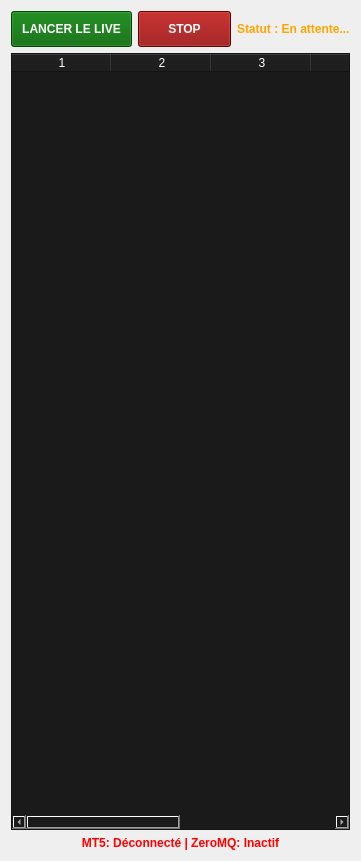
<?xml version="1.0" encoding="UTF-8"?>
<ui version="4.0">
 <class>live_tab</class>
 <widget class="QWidget" name="live_tab">
  <property name="geometry">
   <rect>
    <x>0</x>
    <y>0</y>
    <width>361</width>
    <height>861</height>
   </rect>
  </property>
  <property name="minimumSize">
   <size>
    <width>0</width>
    <height>0</height>
   </size>
  </property>
  <layout class="QVBoxLayout" name="main_layout">
   <item>
    <layout class="QHBoxLayout">
     <item>
      <widget class="QPushButton" name="btn_start">
       <property name="styleSheet">
        <string>background:#006400;color:white;font-weight:bold;padding:10px;</string>
       </property>
       <property name="text">
        <string>LANCER LE LIVE</string>
       </property>
      </widget>
     </item>
     <item>
      <widget class="QPushButton" name="btn_stop">
       <property name="styleSheet">
        <string>background:#8B0000;color:white;font-weight:bold;padding:10px;</string>
       </property>
       <property name="text">
        <string>STOP</string>
       </property>
      </widget>
     </item>
     <item>
      <widget class="QLabel" name="status_label">
       <property name="styleSheet">
        <string>color:orange;font-weight:bold;</string>
       </property>
       <property name="text">
        <string>Statut : En attente...</string>
       </property>
      </widget>
     </item>
    </layout>
   </item>
   <item>
    <layout class="QVBoxLayout" name="view">
     <property name="minimumSize" stdset="0">
      <size>
       <width>0</width>
       <height>500</height>
      </size>
     </property>
    </layout>
   </item>
   <item>
    <widget class="QTableWidget" name="signal_table">
     <property name="styleSheet">
      <string>background:#1a1a1a;color:white;</string>
     </property>
     <property name="columnCount">
      <number>6</number>
     </property>
     <property name="horizontalHeaderLabels" stdset="0">
      <stringlist>
       <string>Heure</string>
       <string>Symbole</string>
       <string>Source</string>
       <string>Signal</string>
       <string>Proba</string>
       <string>Statut</string>
      </stringlist>
     </property>
     <column/>
     <column/>
     <column/>
     <column/>
     <column/>
     <column/>
    </widget>
   </item>
   <item>
    <widget class="QLabel" name="live_status">
     <property name="styleSheet">
      <string>color: red; font-weight: bold;</string>
     </property>
     <property name="text">
      <string>MT5: Déconnecté | ZeroMQ: Inactif</string>
     </property>
     <property name="alignment">
      <set>Qt::AlignCenter</set>
     </property>
    </widget>
   </item>
  </layout>
 </widget>
 <resources/>
 <connections/>
</ui>
